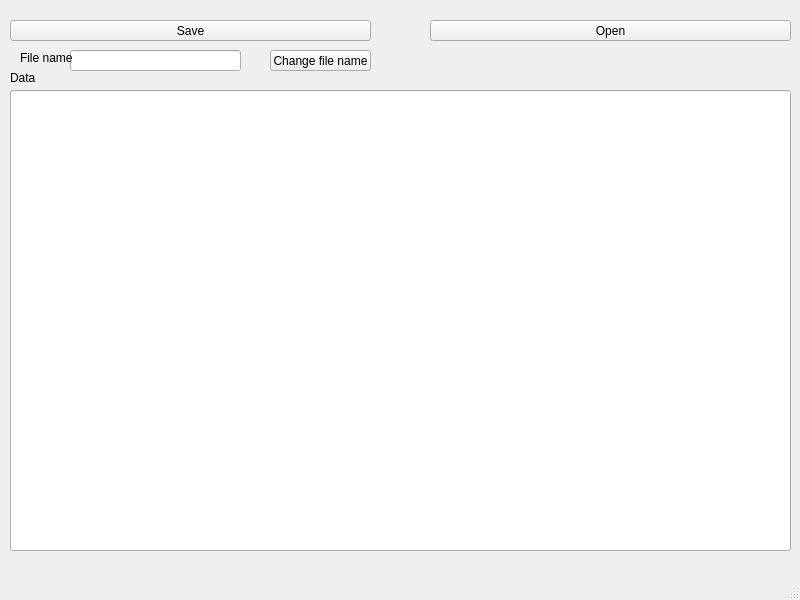
<?xml version="1.0" encoding="UTF-8"?>
<ui version="4.0">
 <class>MainWindow</class>
 <widget class="QMainWindow" name="MainWindow">
  <property name="geometry">
   <rect>
    <x>0</x>
    <y>0</y>
    <width>800</width>
    <height>600</height>
   </rect>
  </property>
  <property name="windowTitle">
   <string>MainWindow</string>
  </property>
  <widget class="QWidget" name="centralwidget">
   <widget class="QLineEdit" name="lineEdit">
    <property name="geometry">
     <rect>
      <x>10</x>
      <y>90</y>
      <width>781</width>
      <height>461</height>
     </rect>
    </property>
    <property name="text">
     <string/>
    </property>
   </widget>
   <widget class="QPushButton" name="pushButton">
    <property name="geometry">
     <rect>
      <x>10</x>
      <y>20</y>
      <width>361</width>
      <height>21</height>
     </rect>
    </property>
    <property name="text">
     <string>Save</string>
    </property>
   </widget>
   <widget class="QPushButton" name="pushButton_2">
    <property name="geometry">
     <rect>
      <x>430</x>
      <y>20</y>
      <width>361</width>
      <height>21</height>
     </rect>
    </property>
    <property name="text">
     <string>Open</string>
    </property>
   </widget>
   <widget class="QLineEdit" name="lineEdit_2">
    <property name="geometry">
     <rect>
      <x>70</x>
      <y>50</y>
      <width>171</width>
      <height>21</height>
     </rect>
    </property>
   </widget>
   <widget class="QLabel" name="label">
    <property name="geometry">
     <rect>
      <x>20</x>
      <y>50</y>
      <width>71</width>
      <height>16</height>
     </rect>
    </property>
    <property name="text">
     <string>File name</string>
    </property>
   </widget>
   <widget class="QLabel" name="label_2">
    <property name="geometry">
     <rect>
      <x>10</x>
      <y>70</y>
      <width>71</width>
      <height>16</height>
     </rect>
    </property>
    <property name="text">
     <string>Data</string>
    </property>
   </widget>
   <widget class="QPushButton" name="pushButton_3">
    <property name="geometry">
     <rect>
      <x>270</x>
      <y>50</y>
      <width>101</width>
      <height>21</height>
     </rect>
    </property>
    <property name="text">
     <string>Change file name</string>
    </property>
   </widget>
  </widget>
  <widget class="QStatusBar" name="statusbar"/>
 </widget>
 <resources/>
 <connections/>
</ui>
